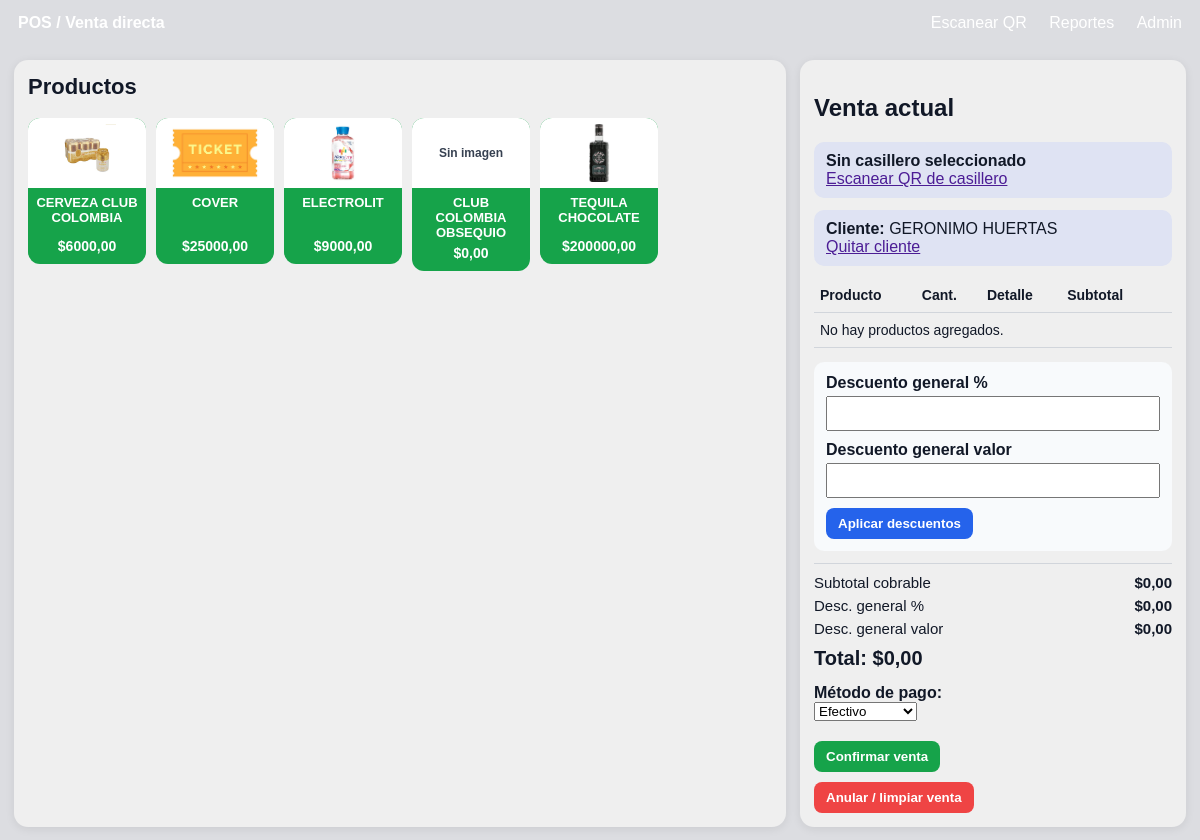
The page /pos/?cliente=2 on the database its author committed.
### core/models.py (models this page shows, shortened)
class Producto(models.Model):
    categoria = models.ForeignKey(
        CategoriaProducto,
        null=True,
        blank=True,
        on_delete=models.SET_NULL,
        related_name="productos",
    )
    nombre = models.CharField(max_length=150)
    sku = models.CharField(max_length=60, blank=True)
    descripcion = models.TextField(blank=True)
    precio = models.DecimalField(
        max_digits=12,
        decimal_places=2,
        default=Decimal("0.00"),
    )
    stock = models.IntegerField(default=0)
    controlar_stock = models.BooleanField(default=False)
    activo = models.BooleanField(default=True)
    mostrar_en_pos = models.BooleanField(default=True)
    orden_pos = models.PositiveIntegerField(default=0)
    color_pos = models.CharField(max_length=20, blank=True, default="#0a8f08")
    imagen = models.ImageField(upload_to="productos/", blank=True, null=True)
    class Meta:
        ordering = ["orden_pos", "nombre"]

class Cliente(models.Model):
    nombre = models.CharField(max_length=150)
    documento = models.CharField(max_length=50, blank=True)
    telefono = models.CharField(max_length=50, blank=True)
    email = models.EmailField(blank=True)
    notas = models.TextField(blank=True)
    activo = models.BooleanField(default=True)
    qr_token = models.CharField(
        max_length=36,
        unique=True,
        null=True,
        blank=True,
        editable=False,
    )
    creado_en = models.DateTimeField(auto_now_add=True)

### core/views.py (the view, shortened to what this page needs)
# urls.py: path("", RedirectView.as_view(url="/pos/", permanent=False)),
@require_http_methods(["GET", "POST"])
def pos(request):
    if "cliente" in request.GET:
        cliente_id = request.GET.get("cliente")
        if cliente_id:
            request.session["pos_cliente_id"] = cliente_id
        else:
            request.session.pop("pos_cliente_id", None)
        request.session.modified = True
    if "sin_cliente" in request.GET:
        request.session.pop("pos_cliente_id", None)
        request.session.modified = True
    if "sin_casillero" in request.GET:
        request.session.pop("pos_casillero_id", None)
        request.session.modified = True
    cliente = None
    cliente_id = request.session.get("pos_cliente_id")
    if cliente_id:
        cliente = Cliente.objects.filter(id=cliente_id).first()
    casillero = None
    casillero_id = request.session.get("pos_casillero_id")
    if casillero_id:
        casillero = Casillero.objects.filter(id=casillero_id).first()
    cart = normalize_cart(get_cart(request))
    save_cart(request, cart)
    productos = (
        Producto.objects.filter(activo=True, mostrar_en_pos=True)
        .select_related("categoria")
        .order_by("categoria__orden", "orden_pos", "nombre")
    )
    cart_items, subtotal_cobrable = build_cart_items(cart)
    descuento_porcentaje_venta = get_sale_discount_porcentaje(request)
    descuento_manual_venta = get_sale_discount_manual(request)
    valor_descuento_porcentaje_venta = (
        subtotal_cobrable * descuento_porcentaje_venta
    ) / Decimal("100.00")
    total_carrito = subtotal_cobrable - valor_descuento_porcentaje_venta - descuento_manual_venta
    if total_carrito < Decimal("0.00"):
        total_carrito = Decimal("0.00")
    return render(
        request,
        "core/pos.html",
        {
            "productos": productos,
            "cliente": cliente,
            "casillero": casillero,
            "cart_items": cart_items,
            "subtotal_cobrable": subtotal_cobrable,
            "descuento_porcentaje_venta": descuento_porcentaje_venta,
            "descuento_manual_venta": descuento_manual_venta,
            "valor_descuento_porcentaje_venta": valor_descuento_porcentaje_venta,
            "total_carrito": total_carrito,
            "metodos_pago": Venta.MetodoPago.choices,
        },
    )

### core/context_processors.py (called while the page is built)
def configuracion_sitio(request):
    return {
        "config_sitio": ConfiguracionSitio.objects.first()
    }

### core/views.py (called while the page is built, shortened)
def parse_decimal_safe(valor, default="0.00"):
    try:
        texto = str(valor).replace(",", ".").strip()
        if not texto:
            return Decimal(default)
        return Decimal(texto)
    except (InvalidOperation, TypeError, ValueError):
        return Decimal(default)

def get_cart(request):
    cart = request.session.get("pos_cart", {})
    if not isinstance(cart, dict):
        return {}
    return cart

def save_cart(request, cart):
    request.session["pos_cart"] = cart
    request.session.modified = True

def get_sale_discount_porcentaje(request):
    return parse_decimal_safe(request.session.get("pos_descuento_porcentaje", "0.00"))

def get_sale_discount_manual(request):
    return parse_decimal_safe(request.session.get("pos_descuento_manual", "0.00"))

def normalize_cart(cart):
    cart_normalizado = {}
    return cart_normalizado

def build_cart_items(cart):
    items = []
    subtotal_cobrable = Decimal("0.00")
    cart = normalize_cart(cart)
    product_ids = []
    for product_id in cart.keys():
        try:
            product_ids.append(int(product_id))
        except ValueError:
            pass
    products = {
        producto.id: producto
        for producto in Producto.objects.filter(id__in=product_ids)
    }
    items.sort(key=lambda x: (x["producto"].orden_pos, x["producto"].nombre.lower()))
    return items, subtotal_cobrable

### core/templates/core/pos.html (shortened to what this page needs)
<!DOCTYPE html>
<html lang="es">
<head>
</head>
<body>
    <div class="topbar">
        <div>POS / Venta directa</div>
        <div>
            <a href="/scan/">Escanear QR</a>
            <a href="/reportes/ventas/">Reportes</a>
            <a href="/admin/">Admin</a>
        </div>
    </div>
    <div class="layout">
        <div class="panel">
            <h2>Productos</h2>
            <div class="productos-grid">
                {% for producto in productos %}
                    <form method="post" style="margin:0;">
                        <button type="submit" class="producto-card">
                            <div class="img-wrap">
                                {% if producto.imagen %}
                                    <img src="{{ producto.imagen.url }}" alt="{{ producto.nombre }}">
                                {% else %}
                                    <div class="sin-imagen">Sin imagen</div>
                                {% endif %}
                            </div>
                            <div class="contenido">
                                <div class="nombre">{{ producto.nombre|upper }}</div>
                                <div class="precio">${{ producto.precio }}</div>
                            </div>
                        </button>
                    </form>
                {% empty %}
                    <p>No hay productos activos para mostrar en el POS.</p>
                {% endfor %}
            </div>
        </div>
        <div class="venta-actual">
            <h2>Venta actual</h2>
            <div class="info-box">
                {% if casillero %}
                    <strong>Casillero:</strong> {{ casillero.numero }}<br>
                    <a href="/pos/?sin_casillero=1">Quitar casillero</a>
                {% else %}
                    <strong>Sin casillero seleccionado</strong><br>
                    <a href="/scan/">Escanear QR de casillero</a>
                {% endif %}
            </div>
            <div class="info-box">
                {% if cliente %}
                    <strong>Cliente:</strong> {{ cliente.nombre }}<br>
                    <a href="/pos/?sin_cliente=1">Quitar cliente</a>
                {% else %}
                    <strong>Sin cliente seleccionado</strong><br>
                    <a href="/scan/">Escanear manilla QR</a>
                {% endif %}
            </div>
            <table>
                <thead>
                    <tr>
                        <th>Producto</th>
                        <th>Cant.</th>
                        <th>Detalle</th>
                        <th>Subtotal</th>
                        <th></th>
                    </tr>
                </thead>
                <tbody>
                    {% for item in cart_items %}
                        <tr>
                            <td>
                                {{ item.producto.nombre }}
                                {% if item.es_cortesia %}
                                    <div class="badge">Cortesía</div>
                                {% endif %}
                            </td>
                            <td>{{ item.cantidad }}</td>
                            <td>
                                <div class="muted">Bruto: ${{ item.subtotal_bruto }}</div>
                                <div class="muted">Desc. ítem: ${{ item.valor_descuento_item }}</div>
                                <form method="post" class="linea-form">
                                    {% csrf_token %}
                                    <input type="hidden" name="action" value="update_item">
                                    <input type="hidden" name="producto_id" value="{{ item.producto.id }}">
                                    <input
                                        type="number"
                                        name="cantidad"
                                        min="1"
                                        value="{{ item.cantidad }}"
                                        title="Cantidad"
                                    >
                                    <input
                                        type="number"
                                        name="descuento_porcentaje"
                                        min="0"
                                        max="100"
                                        step="0.01"
                                        value="{{ item.descuento_porcentaje }}"
                                        title="Descuento %"
                                    >
                                    <label>
                                        <input
                                            type="checkbox"
                                            name="es_cortesia"
                                            {% if item.es_cortesia %}checked{% endif %}
                                        >
                                        Cortesía
                                    </label>
                                    <button type="submit" class="btn btn-guardar">Guardar</button>
                                </form>
                            </td>
                            <td>${{ item.subtotal }}</td>
                            <td>
                                <form method="post">
                                    {% csrf_token %}
                                    <input type="hidden" name="action" value="remove_item">
                                    <input type="hidden" name="producto_id" value="{{ item.producto.id }}">
                                    <button type="submit" class="btn btn-quitar">Quitar</button>
                                </form>
                            </td>
                        </tr>
                    {% empty %}
                        <tr>
                            <td colspan="5">No hay productos agregados.</td>
                        </tr>
                    {% endfor %}
                </tbody>
            </table>
            <form method="post" class="descuentos-form">
                <div class="fila">
                    <label for="descuento_porcentaje_venta">Descuento general %</label>
                    <input
                        type="number"
                        id="descuento_porcentaje_venta"
                        name="descuento_porcentaje_venta"
                        min="0"
                        max="100"
                        step="0.01"
                        value="{{ descuento_porcentaje_venta }}"
                    >
                </div>
                <div class="fila">
                    <label for="descuento_manual_venta">Descuento general valor</label>
                    <input
                        type="number"
                        id="descuento_manual_venta"
                        name="descuento_manual_venta"
                        min="0"
                        step="0.01"
                        value="{{ descuento_manual_venta }}"
                    >
                </div>
                <button type="submit" class="btn btn-guardar">Aplicar descuentos</button>
            </form>
            <div class="resumen-box">
                <div class="resumen-linea">
                    <span>Subtotal cobrable</span>
                    <strong>${{ subtotal_cobrable }}</strong>
                </div>
                <div class="resumen-linea">
                    <span>Desc. general %</span>
                    <strong>${{ valor_descuento_porcentaje_venta }}</strong>
                </div>
                <div class="resumen-linea">
                    <span>Desc. general valor</span>
                    <strong>${{ descuento_manual_venta }}</strong>
                </div>
                <div class="total-final">
                    Total: ${{ total_carrito }}
                </div>
            </div>
            <div class="acciones-finales">
                <form method="post">
                    <div style="margin-bottom:10px;">
                        <label for="metodo_pago"><strong>Método de pago:</strong></label><br>
                        <select name="metodo_pago" id="metodo_pago">
                            {% for valor, texto in metodos_pago %}
                                <option value="{{ valor }}">{{ texto }}</option>
                            {% endfor %}
                        </select>
                    </div>
                    <button type="submit" class="btn btn-confirmar">Confirmar venta</button>
                </form>
                <form method="post">
                    <button type="submit" class="btn btn-limpiar">Anular / limpiar venta</button>
                </form>
            </div>
        </div>
    </div>
</body>
</html>

### rows shown on the page
Producto: imagen (picture), nombre "CERVEZA CLUB COLOMBIA", precio "6000,00"
Producto: imagen (picture), nombre "COVER", precio "25000,00"
Producto: imagen (picture), nombre "ELECTROLIT", precio "9000,00"
Producto: imagen "Sin imagen", nombre "CLUB COLOMBIA OBSEQUIO", precio "0,00"
Producto: imagen (picture), nombre "TEQUILA CHOCOLATE", precio "200000,00"
Cliente: nombre "GERONIMO HUERTAS"

### other values the page prints
{{ subtotal_cobrable }} "0,00"
{{ valor_descuento_porcentaje_venta }} "0,00"
{{ descuento_manual_venta }} "0,00"
{{ total_carrito }} "0,00"
form field metodo_pago "Efectivo"
